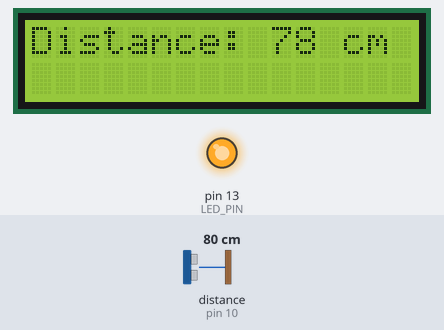
The sketch below on a simulated Arduino Uno, built with avr-gcc and run on an emulated ATmega328P. Shown: 16×2 character LCD, output pins drawn as LEDs (lit = HIGH). Wiring (inferred from the names in the program): ultrasonic range finder: trigger pin 9; echo pin 10. The inputs (shaded band) are chosen by the test bench; at power-on: distance to the obstacle (sensor on pin 10) 80 cm. The echo pulse lasts 58.3 µs per cm; pins used as bus, display or sensor lines are not drawn; what the sketch prints to the serial monitor is not drawn.

Above: at 1.2 s.
1.3 s: distance to the obstacle (sensor on pin 10) set to 2 cm
At 1.34 s:
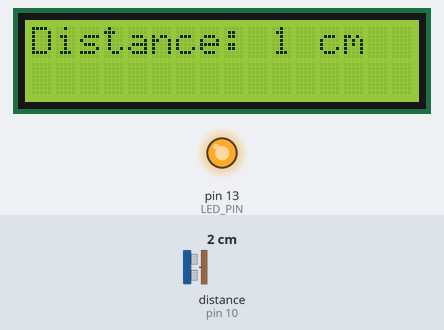
2.8 s: distance to the obstacle (sensor on pin 10) set to 4 cm
At 3.3 s:
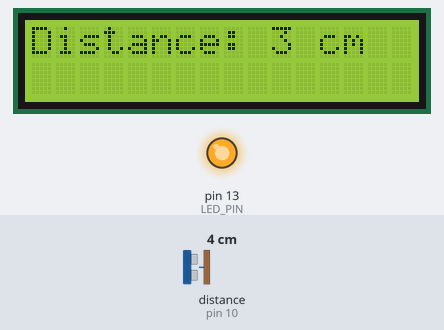
4.3 s: distance to the obstacle (sensor on pin 10) set to 9 cm
At 5.7 s:
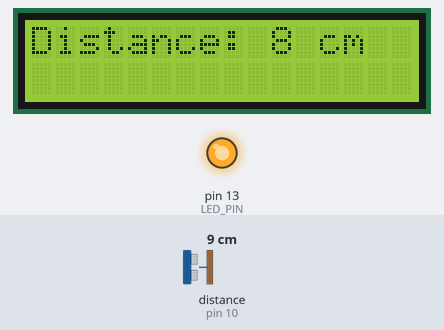
Timing chart, 0 to 7.3 s (numbered marks = the images above; inputs shaded):
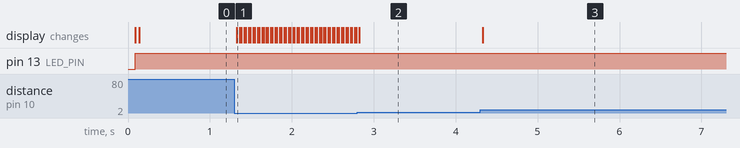

The sketch:

arduino_motion_sensor.ino
```cpp
#include <Wire.h>
#include <LiquidCrystal_I2C.h>

const int DISTANCE_THRESHOLD = 300; // cm
const int MAX_DISTANCE = 400; // cm
const int TRIGGER_PIN = 9;
const int ECHO_PIN = 10;
const int LED_PIN = 13;

const int LCD_COLS = 16;
const int LCD_ROWS = 2;

bool cooldown = false;
bool motionState = true;

LiquidCrystal_I2C lcd(0x27, LCD_COLS, LCD_ROWS);

void setup() {
    Serial.begin(9600);
    pinMode(ECHO_PIN, INPUT);
    pinMode(TRIGGER_PIN, OUTPUT);
    pinMode(LED_PIN, OUTPUT);

    lcd.begin();
    lcd.backlight();
    lcd.clear();
}

void loop() {
    long duration;
    long distance; // cm

    digitalWrite(TRIGGER_PIN, HIGH);
    delayMicroseconds(10);
    digitalWrite(TRIGGER_PIN, LOW);

    duration = pulseIn(ECHO_PIN, HIGH);
    distance = duration / 59;

    lcd.setCursor(0, 0);
    displayDistance(distance);

    // NO MOTION:
    if (distance > DISTANCE_THRESHOLD ) {
        delay(3000);
        cooldown = false;
        digitalWrite(LED_PIN, LOW);
        if (motionState) {
            Serial.println('0');
            motionState = false;
        }
    }
    // MOTION DETECTED:
    else if (distance <= DISTANCE_THRESHOLD && !cooldown) {
        Serial.println('1');
        digitalWrite(LED_PIN, HIGH);
        cooldown = true;
        motionState = true;
    }
}

void displayDistance(long distance) {
    if (distance <= MAX_DISTANCE) {
        lcd.setCursor(0, 0);
        lcd.print("Distance: ");
        lcd.print(distance);
        lcd.print(" cm   ");
    } else {
        delay(3000);
        lcd.clear();
        lcd.setCursor(0, 0);
        lcd.print("Out of range..");
    }
}
```

Measured:
- after the input at 1.3 s, the display: changes at once (image 1)
- after the input at 2.8 s, the display: changes at once (image 2)
- after the input at 4.3 s, the display: changes at once (image 3)
